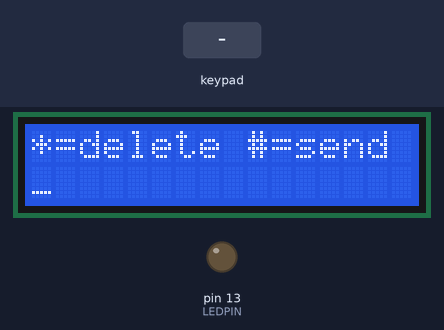
The sketch below on a simulated Arduino Uno, built with avr-gcc and run on an emulated ATmega328P. Shown: 16×2 character LCD, output pins drawn as LEDs (lit = HIGH). The test bench sets the inputs (shaded band). No radio packets arrive unless stated; what the sketch prints to the serial monitor is not drawn.

Above: at 1.7 s.
1.8 s: keypad keys 5 6 7 8 # pressed 0.4 s apart
At 2.0 s:
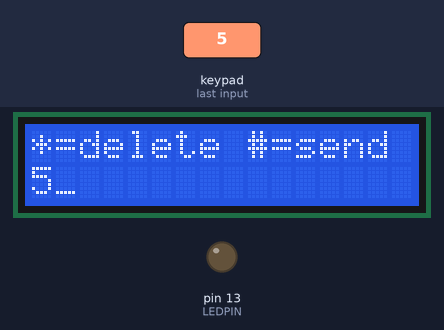
5.3 s: key '1' pressed
At 6.2 s:
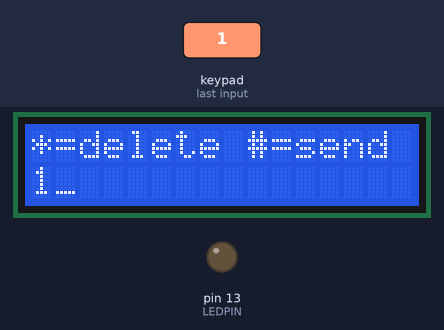
6.8 s: keypad keys 2 3 4 # pressed 0.4 s apart
At 7.0 s:
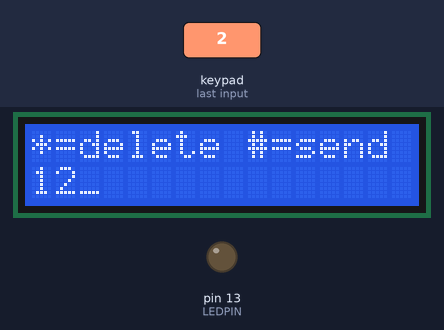
9.9 s: key '2' pressed
At 10.7 s:
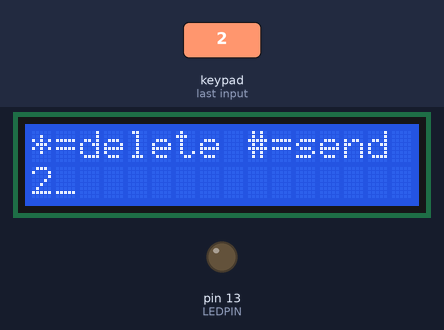
Timing chart, 0 to 12.4 s (numbered marks = the images above; inputs shaded):
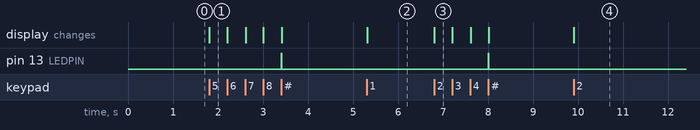

Measured:
- after the input at 1.8 s, pin 13 (LEDPIN): LOW → HIGH after 1.6 s, → LOW 0.01 s later; the display: changes at once (image 1)
- after the input at 5.3 s, the display: changes at once (image 2)
- after the input at 6.8 s, pin 13 (LEDPIN): LOW → HIGH after 1.2 s, → LOW 0.01 s later; the display: changes at once (image 3)
- after the input at 9.9 s, the display: changes at once (image 4)

The sketch:

arduino_defuser_2018-12-27e.ino
```cpp
#include <Keypad.h>
#include <Wire.h>
#include <LiquidCrystal_I2C.h>
#include <SPI.h>  // for NRF24 radio library RF24
#include "RF24.h"

LiquidCrystal_I2C lcd(0x27,2, 1, 0, 4,5,6,7,3,POSITIVE);   // Set the LCD I2C address

const byte ROWS = 4; // Four rows
const byte COLS = 3; // Three columns
// Define the Keymap
char keys[ROWS][COLS] = {
  {'1','2','3'},
  {'4','5','6'},
  {'7','8','9'},
  {'*','0','#'}
};
// Connect keypad ROW0, ROW1, ROW2 and ROW3 to these Arduino pins.
byte rowPins[ROWS] = { 5, 6, 7, 8 };
// Connect keypad COL0, COL1 and COL2 to these Arduino pins.
byte colPins[COLS] = { 2, 3, 4 };

unsigned long time_now, time_previous;

// Create the Keypad
Keypad kpd = Keypad( makeKeymap(keys), rowPins, colPins, ROWS, COLS );

#define LEDPIN 13
#define CE_PIN   9
#define CSN_PIN 10

// NOTE: the "LL" at the end of the constant is "LongLong" type
const uint64_t pipe = 0xE8E8F0F0E1LL; // Define the transmit pipe
RF24 radio(CE_PIN, CSN_PIN); // Create a Radio

int CursorPosition;
#define MESSAGE_LENGTH 8
char Message[MESSAGE_LENGTH] = {0,0,0,0,0,0,0,0};

void setup()
{
  pinMode(LEDPIN,OUTPUT);
  digitalWrite(LEDPIN, LOW);
  Serial.begin(9600);

  lcd.begin(16,2);               // initialize the lcd
  lcd.home ();                   // go home
  CursorPosition = 0;
  lcd.print("*=delete #=send");
  lcd.setCursor (CursorPosition, 1 );
  lcd.print('_');

  radio.begin();
  radio.setDataRate(RF24_2MBPS);
  radio.openWritingPipe(pipe);
  delay(500);
  radio.write("R", MESSAGE_LENGTH);
}

void loop()
{
  char key = kpd.getKey();
  if(key)  // Check for a valid key.
  {
    switch (key)
    {
      case '*':
        if (CursorPosition > 0)
          {
          lcd.setCursor (CursorPosition, 1 );
          lcd.print(' ');
          CursorPosition--;
          lcd.setCursor (CursorPosition, 1 );
          lcd.print('_');
          Message[CursorPosition]=0;
          }
        break;
      case '#':
        digitalWrite(LEDPIN, HIGH);
        delay(10);
        digitalWrite(LEDPIN, LOW);

        radio.write(Message, MESSAGE_LENGTH);

        for (int i=0; i<CursorPosition; i++)
          {
          Serial.println(Message[i]);
          Message[i] = '-';
          }
        lcd.setCursor(0,1);
        lcd.print("_              ");
        CursorPosition = 0;
        break;

      default:
        if (CursorPosition<MESSAGE_LENGTH)
          {
          Message[CursorPosition] = key;
          lcd.setCursor (CursorPosition, 1 );
          lcd.print(key);
          CursorPosition++;
          lcd.setCursor (CursorPosition, 1 );
          lcd.print('_');
          radio.write("K", MESSAGE_LENGTH);
          }
    }
  }
}
```
